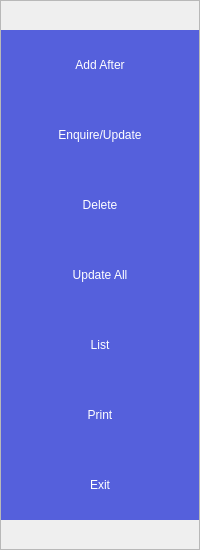
    <widget class="QFrame" name="menuBar_frame">
     <property name="geometry">
      <rect>
       <x>0</x>
       <y>0</y>
       <width>200</width>
       <height>550</height>
      </rect>
     </property>
     <property name="maximumSize">
      <size>
       <width>200</width>
       <height>550</height>
      </size>
     </property>
     <property name="font">
      <font>
       <family>Malgun Gothic</family>
       <pointsize>10</pointsize>
      </font>
     </property>
     <property name="styleSheet">
      <string notr="true">QPushButton{
    padding: 28px 0px;
	border: none;
	color: rgb(255, 255, 255);
	background-color: rgb(85, 96, 220);
	font: 25px &quot;Mongolian Baiti&quot;;

}
QPushButton:hover{

    border:none;
	background-color: rgb(255, 255, 255);
	color: rgb(85, 96, 220);
}

QPushButton:pressed{
	padding-left: 2px;
}
</string>
     </property>
     <property name="frameShape">
      <enum>QFrame::StyledPanel</enum>
     </property>
     <property name="frameShadow">
      <enum>QFrame::Raised</enum>
     </property>
     <layout class="QGridLayout" name="gridLayout_2">
      <property name="leftMargin">
       <number>0</number>
      </property>
      <property name="topMargin">
       <number>0</number>
      </property>
      <property name="rightMargin">
       <number>0</number>
      </property>
      <property name="bottomMargin">
       <number>0</number>
      </property>
      <property name="spacing">
       <number>0</number>
      </property>
      <item row="0" column="0">
       <layout class="QVBoxLayout" name="verticalLayout">
        <property name="spacing">
         <number>0</number>
        </property>
        <item>
         <widget class="QPushButton" name="addAfter_pushButton">
          <property name="text">
           <string>Add After</string>
          </property>
         </widget>
        </item>
        <item>
         <widget class="QPushButton" name="enquireUpdate_pushButton">
          <property name="text">
           <string>Enquire/Update</string>
          </property>
         </widget>
        </item>
        <item>
         <widget class="QPushButton" name="delete_pushButton">
          <property name="text">
           <string>Delete</string>
          </property>
         </widget>
        </item>
        <item>
         <widget class="QPushButton" name="updateAll_pushButton">
          <property name="text">
           <string>Update All</string>
          </property>
         </widget>
        </item>
        <item>
         <widget class="QPushButton" name="list_pushButton">
          <property name="text">
           <string>List</string>
          </property>
         </widget>
        </item>
        <item>
         <widget class="QPushButton" name="print_pushButton">
          <property name="text">
           <string>Print</string>
          </property>
         </widget>
        </item>
        <item>
         <widget class="QPushButton" name="exit_pushButton">
          <property name="text">
           <string>Exit</string>
          </property>
         </widget>
        </item>
       </layout>
      </item>
     </layout>
    </widget>
